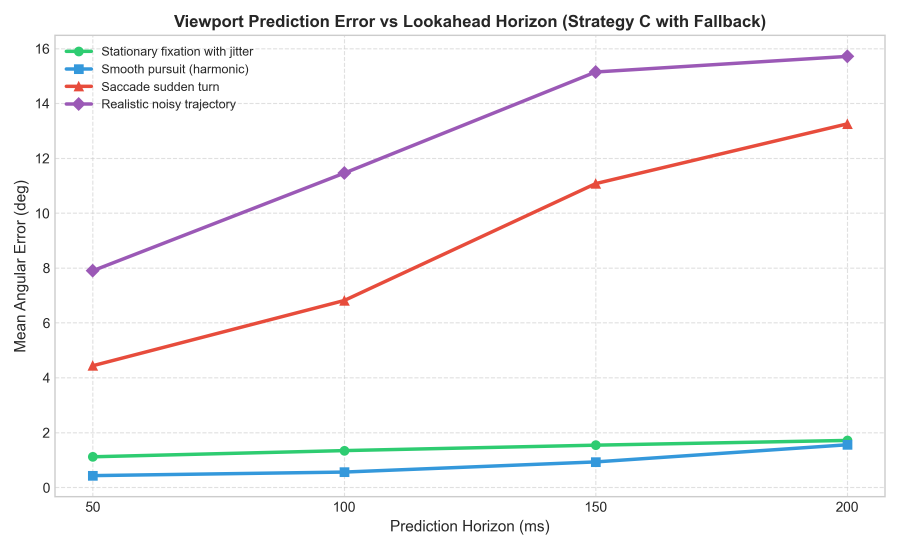
#> input picture experiments/prediction_error_vs_horizon.png, 2700 x 1650 px (shown at 1/3 size)
$ python -i lossy.py   (imports and definitions only)
#> lines starting #> are read from the running program, lines starting #| are printed output that depends on the picture
#> further down, picture is the input picture: PIL image 2700x1650 RGBA; mean R, G, B, A 248.3, 248.5, 248.9, 255
"""Lossy codecs for the video plane: the JPEG quality ladder, the classic
8x8 block-DCT + quantization pipeline (JPEG's core transform stage), and
4:2:0 chroma subsampling."""

import io
import math

import numpy as np
from PIL import Image

# Standard JPEG Annex K luminance quantization matrix
_Q_LUMA = np.array(
    [
        [16, 11, 10, 16, 24, 40, 51, 61],
        [12, 12, 14, 19, 26, 58, 60, 55],
        [14, 13, 16, 24, 40, 57, 69, 56],
        [14, 17, 22, 29, 51, 87, 80, 62],
        [18, 22, 37, 56, 68, 109, 103, 77],
        [24, 35, 55, 64, 81, 104, 113, 92],
        [49, 64, 78, 87, 103, 121, 120, 101],
        [72, 92, 95, 98, 112, 100, 103, 99],
    ],
    dtype=np.float64,
)

_K = np.arange(8)
_C = np.where(_K == 0, np.sqrt(1 / 8), np.sqrt(2 / 8))
# Orthonormal DCT-II kernel: T[k, n] = c(k) * cos((2n + 1) * k * pi / 16)
_DCT = _C[:, None] * np.cos((2 * _K[None, :] + 1) * _K[:, None] * np.pi / 16)


def jpeg_encode(img: Image.Image, quality: int = 75) -> bytes:
    buf = io.BytesIO()
    img.save(buf, "JPEG", quality=quality)
    return buf.getvalue()


def jpeg_roundtrip(img: Image.Image, quality: int = 75) -> tuple[bytes, Image.Image]:
    blob = jpeg_encode(img, quality)
    return blob, Image.open(io.BytesIO(blob)).convert("RGB")


def psnr(reference, test) -> float:
    """Peak signal-to-noise ratio in dB for images or raw arrays."""
    a = np.asarray(reference, dtype=np.float64)
    b = np.asarray(test, dtype=np.float64)
    mse = float(np.mean((a - b) ** 2))
    return 10 * math.log10(255.0**2 / mse) if mse > 0 else float("inf")


def dct_quantize(img: Image.Image, q_scale: float = 1.0) -> tuple[Image.Image, int]:
    """Textbook JPEG luma pipeline: 8x8 block DCT -> quantize -> dequantize -> IDCT.
    Returns (reconstructed grayscale image, count of surviving coefficients)."""
    gray = np.asarray(img.convert("L"), dtype=np.float64) - 128.0
    h, w = gray.shape
    h8, w8 = h - h % 8, w - w % 8
    blocks = gray[:h8, :w8].reshape(h8 // 8, 8, w8 // 8, 8).transpose(0, 2, 1, 3)
    coef = _DCT @ blocks @ _DCT.T
    q = np.round(coef / (_Q_LUMA * q_scale))
    rec = _DCT.T @ (q * _Q_LUMA * q_scale) @ _DCT
    rec_img = np.clip(rec.transpose(0, 2, 1, 3).reshape(h8, w8) + 128.0, 0, 255).astype(np.uint8)
    return Image.fromarray(rec_img, "L"), int(np.count_nonzero(q))


def chroma_subsample_420(img: Image.Image):
    """4:2:0: halve Cb/Cr resolution, keep full luma (quarter of the chroma bytes)."""
    y, cb, cr = img.convert("YCbCr").split()
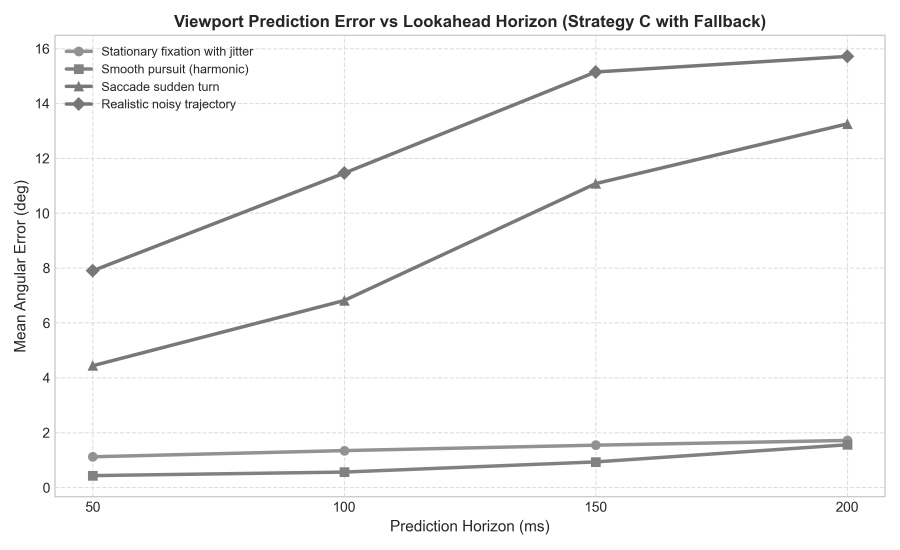
#> y: PIL image 2700x1650 L (shown at 1/3 size); min 38, max 255, mean 248.5
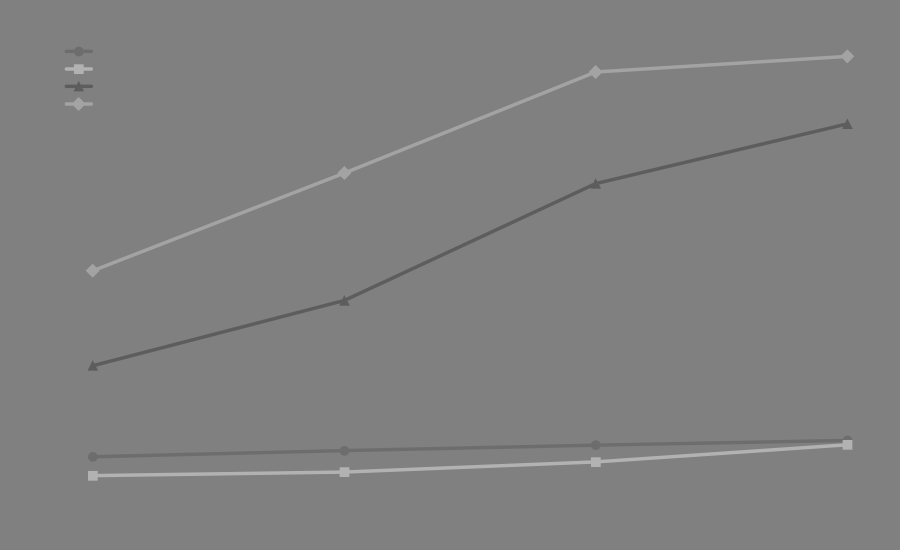
#> cb: PIL image 2700x1650 L (shown at 1/3 size); min 93, max 178, mean 128.2
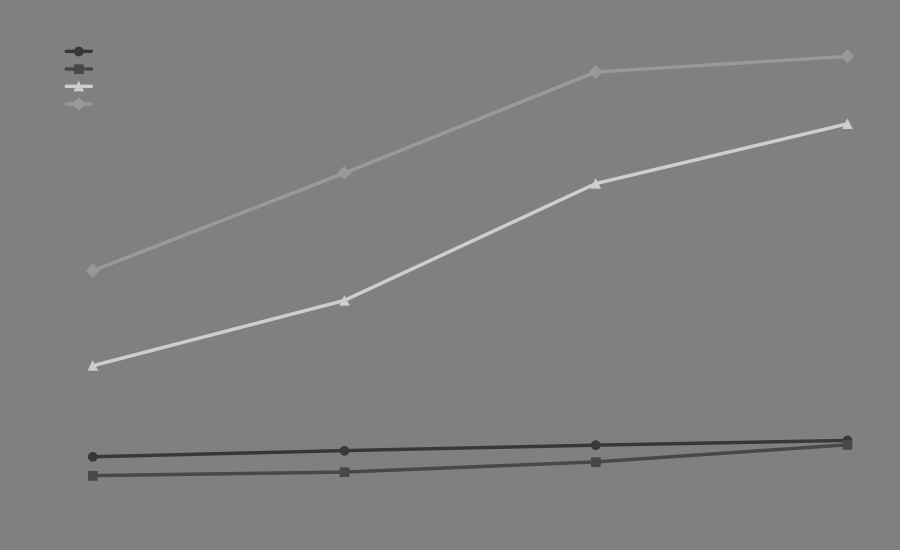
#> cr: PIL image 2700x1650 L (shown at 1/3 size); min 56, max 206, mean 127.9
    half = (img.width // 2, img.height // 2)
#> half = (1350, 825)
    return y, cb.resize(half, Image.BILINEAR), cr.resize(half, Image.BILINEAR)


def chroma_restore_420(y, cb_s, cr_s, size) -> Image.Image:
    img = Image.merge(
        "YCbCr",
        (y, cb_s.resize(size, Image.BILINEAR), cr_s.resize(size, Image.BILINEAR)),
    )
    return img.convert("RGB")

>>> from PIL import Image
>>> picture = Image.open('../../experiments/prediction_error_vs_horizon.png')
>>> result = chroma_subsample_420(picture)

$ run again, on experiments/prediction_strategies_comparison.png
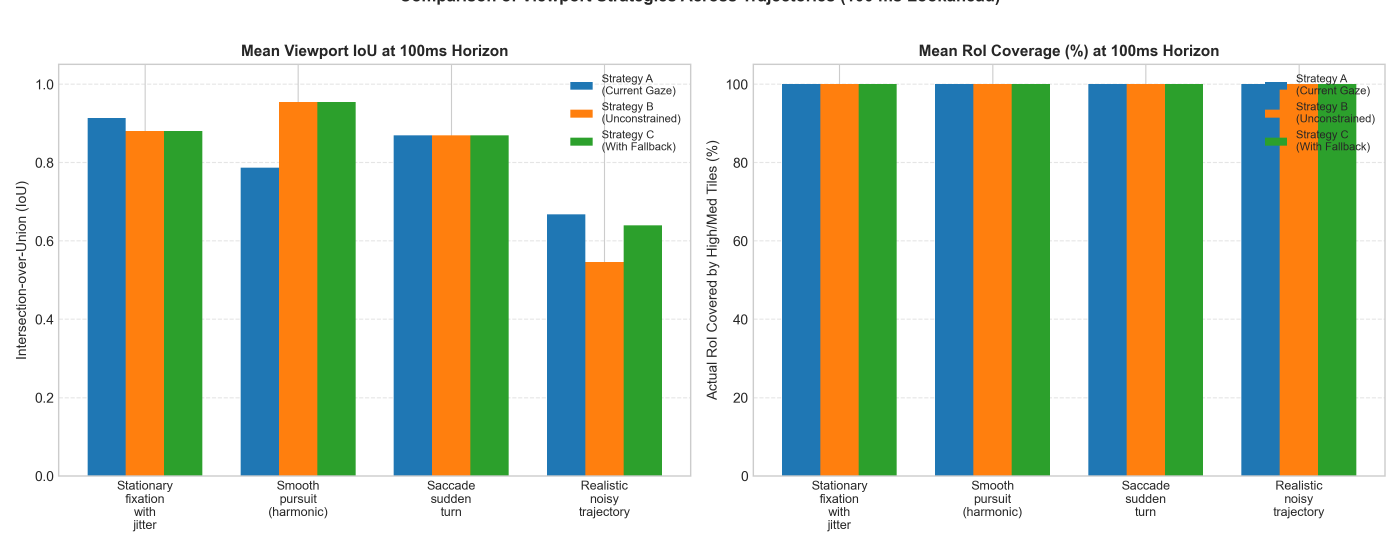
#> input picture experiments/prediction_strategies_comparison.png, 4200 x 1650 px (shown at 1/3 size)
#> picture is the input picture: PIL image 4200x1650 RGBA; mean R, G, B, A 190.2, 201, 177.2, 255
#> in chroma_subsample_420, `y, cb, cr = img.convert("YCbCr").split()`:
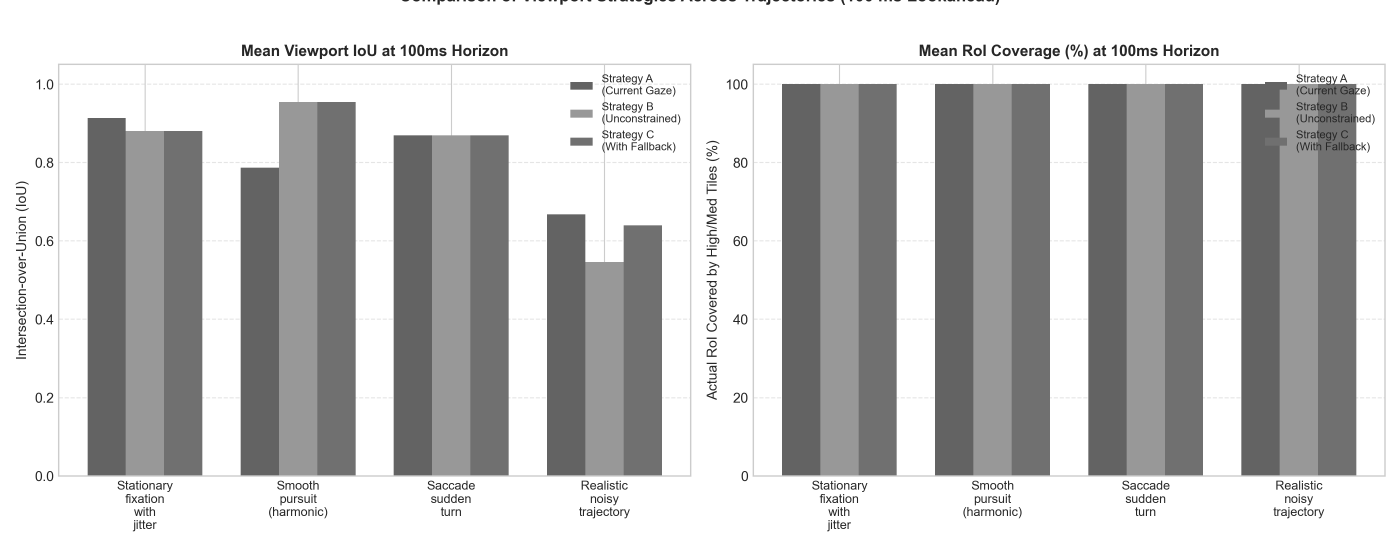
#> y: PIL image 4200x1650 L (shown at 1/3 size); min 38, max 255, mean 194.9
#> in chroma_subsample_420, `y, cb, cr = img.convert("YCbCr").split()`:
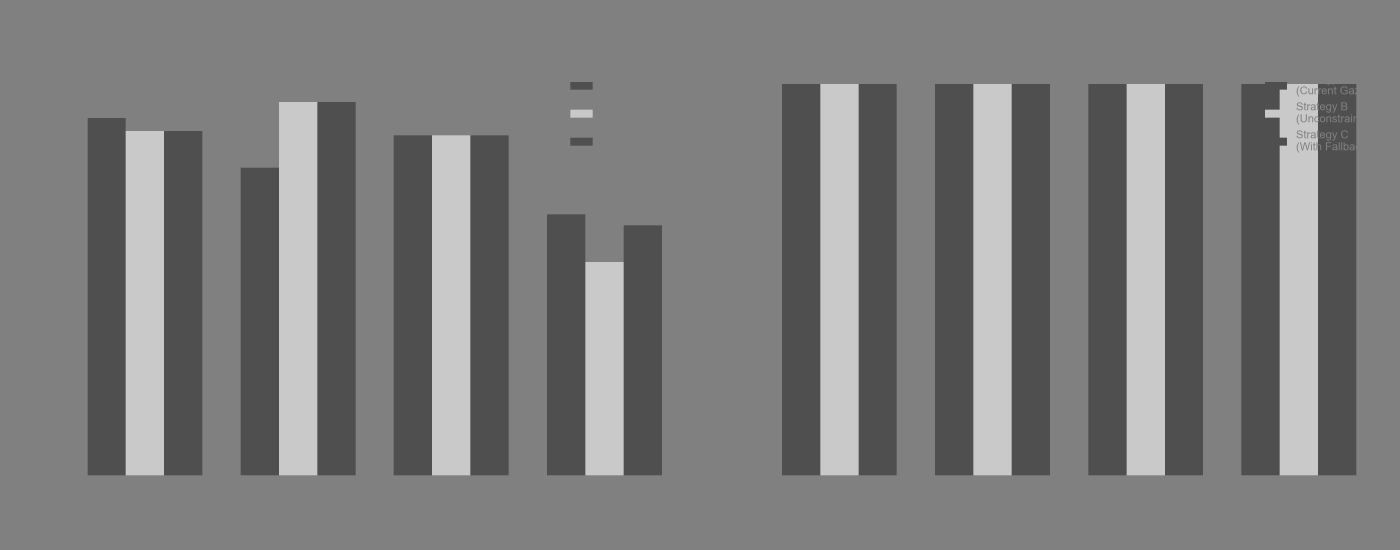
#> cr: PIL image 4200x1650 L (shown at 1/3 size); min 79, max 201, mean 124.4
